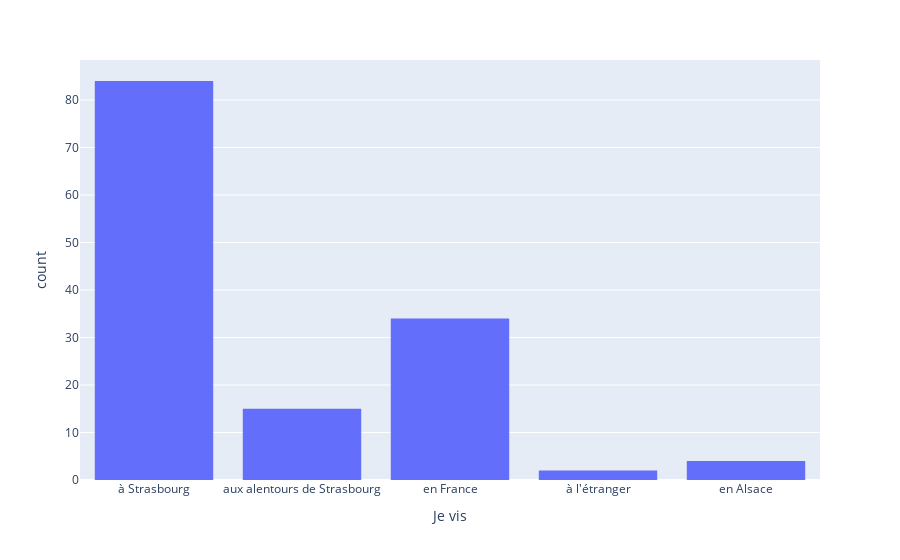

Notebook code for this chart:
### Code cell
fig = px.histogram(df_clean_renamed, x="Je vis")
fig.show()

#le sondage a refaire En france /en alsace /a Strasbourg c'est confus c'est du nimp
#on va classifier d'une autre manière (pour que ca soit plus clair)

### Figure 1 — Plotly figure (JSON) as saved in the notebook; plotly's stock layout.template omitted (floating-point values rounded to 4 significant figures; data arrays with more than 128 entries replaced by an {"elided": "..."} marker saying what was removed)
{"data": [{"alignmentgroup": "True", "bingroup": "x", "hovertemplate": "Je vis=%{x}<br>count=%{y}<extra></extra>", "legendgroup": "", "marker": {"color": "#636efa", "pattern": {"shape": ""}}, "name": "", "offsetgroup": "", "orientation": "v", "showlegend": false, "type": "histogram", "x": {"elided": "139 str values"}, "xaxis": "x", "yaxis": "y"}], "layout": {"barmode": "relative", "legend": {"tracegroupgap": 0}, "margin": {"t": 60}, "xaxis": {"anchor": "y", "domain": [0, 1], "title": {"text": "Je vis"}}, "yaxis": {"anchor": "x", "domain": [0, 1], "title": {"text": "count"}}}}
